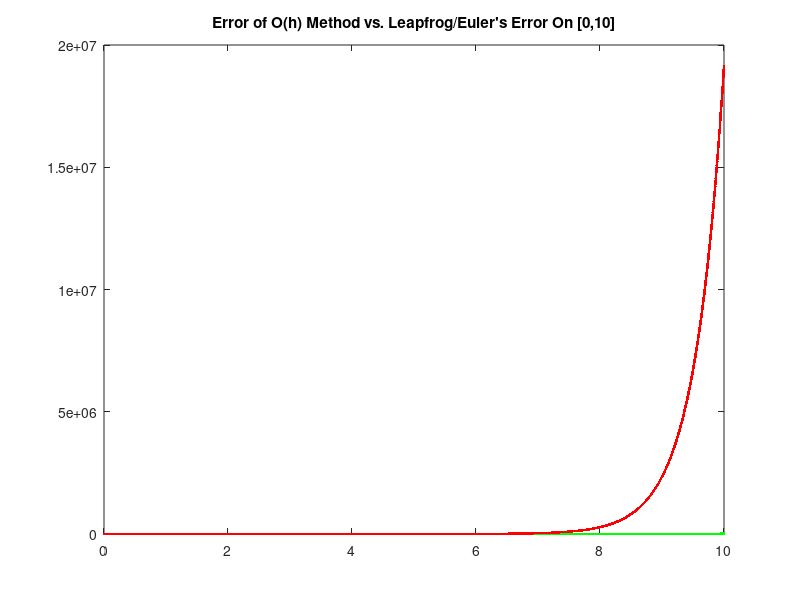

The MATLAB source for this figure:
function [graph] = hw4p5()

% hw4p5: No Input; Ouput: Graph of Error of Leapfrog/Forward E. over time
% against a graph of Error of a linear order numerical Method (Forward E.
% Alone) over time. 

% The function evaluates a solution to the ODE u' = 2*u in two different ways
% (Leapfrog/Forward E. & Forward E.) & then compares the error of both
% methods using a graph in order to demonstrate that Leapfrog/Forward E.
% does not get reduced to a linear order approximation by implementing
% Forward E. for step 1. 

%////////////////////////////////////////////////////////////////////////

% First We Preform Forward Euler's & Leapfrog

% ODE, Parameters, Solution
lambda = 2;
dudt = @(u) lambda*u;
u0 = 2;
u = @(t) u0*exp(lambda*t);
delta = .001;

% Number of Time Steps
n = 10/delta;

% Create Solution Vector
sol1 = zeros(n,2);

% Initial Conditions
sol1(1,1) = 0; 
sol1(1,2) = u0;

% Preform Forward Euler's for U1
sol1(2,1) = sol1(1,1) + delta;
sol1(2,2) = sol1(1,2) + delta*dudt(sol1(1,2));

% Perform LeapFrog On the Rest
for i = 3: n

    sol1(i,1) = sol1(i-1,1) + delta; 
    sol1(i,2) = sol1(i-2,2) + 2*delta*dudt(sol1(i-1,2));

end

% We Now Calculate our Error
err1 = zeros(n,2); 

for i = 1: n

    err1(i,1) = sol1(i,1);
    err1(i,2) = abs( u(sol1(i,1)) - sol1(i,2));
end

% Plot Error of LeapFrog/Forward
figure(1);
plot(err1(:,1),err1(:,2),'g.');
hold on;

%////////////////////////////////////////////////////////////////////////

% Now we do the same for Forward Euler's alone
sol2 = zeros(n,2); 

% Initial Conditions
sol2(1,1) = 0;
sol2(1,2) = u0;

%Preform Forward Eulers
for i = 2: n
    
    sol2(i,1) = sol2(i-1,1) + delta;
    sol2(i,2) = sol2(i-1,2) + delta*dudt(sol2(i-1,2));
end

% Compute Error
err2 = zeros(n,2);

for i = 1: n
    
    err2(i,1) = sol2(i,1);
    err2(i,2) = abs( u(sol2(i,1)) - sol2(i,2));
end

% Plot Error For Forward Eulers Alone
figure(1);
plot(err2(:,1),err2(:,2),'r.');

title("Error of O(h) Method vs. Leapfrog/Euler's Error On [0,10]");

graph = figure(1);
end

